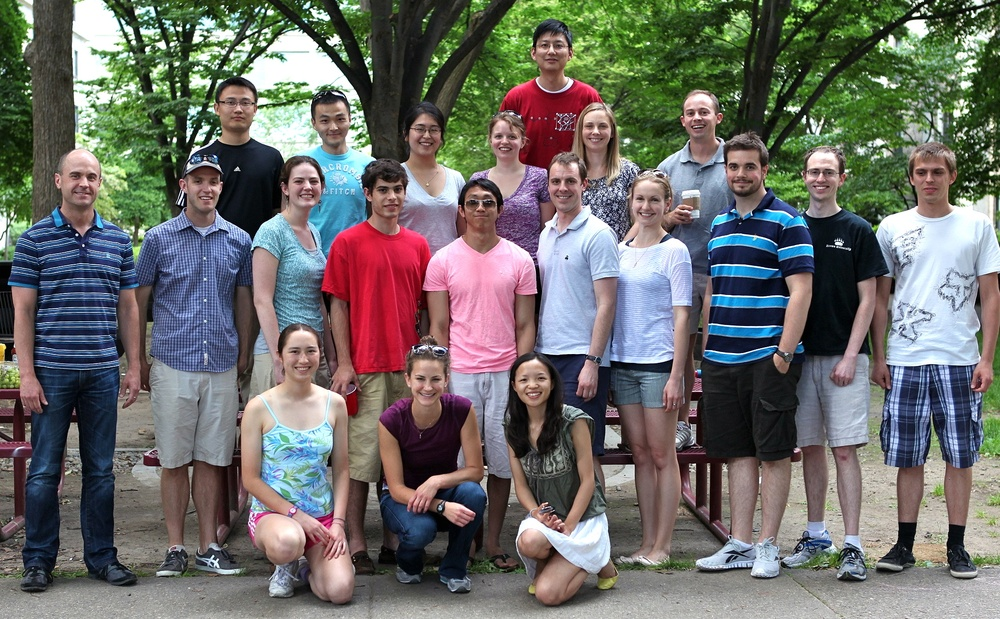
#> input picture face_detection/input_2.jpg, 1000 x 619 px, shrunk from 2064 x 1278 before the run
$ python face_detect.py input_2.jpg haarcascade_frontalface_default.xml   (Python 2 division)   (older library calls are emulated)
#> lines starting #> are read from the running program, lines starting #| are printed output that depends on the picture; after the words box and inside, x2 and y2 are one past the last pixel; in counts of white or black regions, pixels touching at a corner belong together
import sys, cv2, random, os

# get command-line arguments
imagePath = sys.argv[1]
cascadePath = sys.argv[2]

# create haar cascade
faceCascade = cv2.CascadeClassifier(cascadePath)

# read the image
image = cv2.imread(imagePath)
#> image is the input picture: shape (619, 1000, 3); mean B, G, R 104.6, 108.5, 108.9

# convert image to grayscale. lot of opencv operations are done in grayscale.
gray = cv2.cvtColor(image, cv2.COLOR_BGR2GRAY)
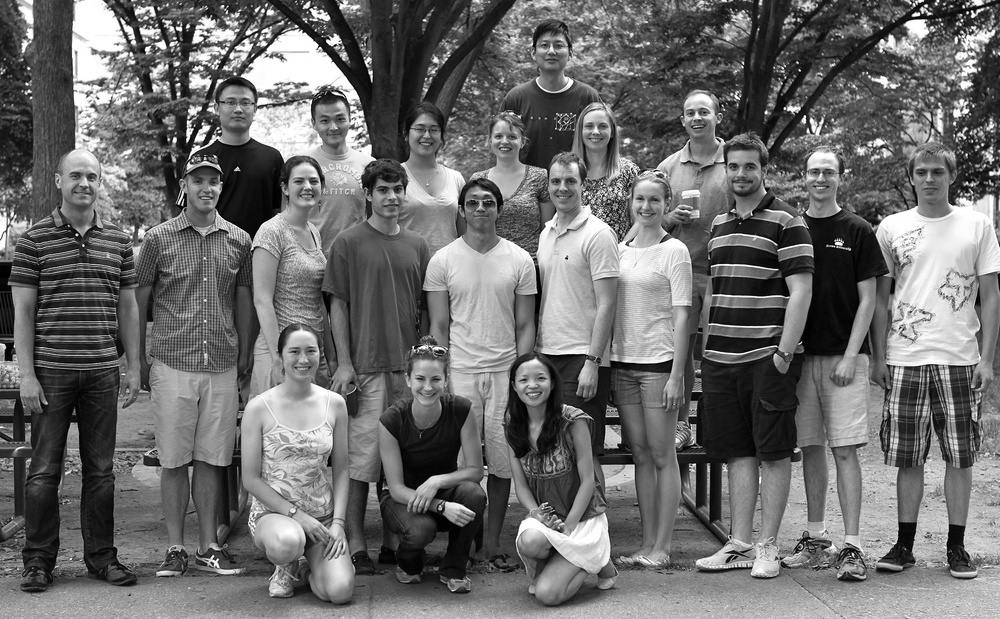
#> gray: shape (619, 1000); min 0, max 255, mean 108.2

# this is where the faces are being detected
# detectMultiScale detects objects. we're calling it on the faces cascade
# parameters:
# gray -> the grayscale of the input image object
# scaleFactor=1.1 -> compensates for different sized faces
# minNeighbors=5 -> how many objects are detected near current to declare face found
# minSize=(30,30) -> gives size of each window

faces = faceCascade.detectMultiScale(
	gray,
	scaleFactor=1.1,
	minNeighbors=5,
	minSize=(30,30),
	flags = cv2.cv.CV_HAAR_SCALE_IMAGE
)
#> faces = 20 rows, first 6: [532, 30, 40, 40], [676, 96, 42, 42], [577, 111, 40, 40], [404, 112, 43, 43], [486, 122, 38, 38], [716, 147, 51, 51]

# print faces -- you can try uncommenting this to see what faces is

print "Found %s faces!" % format(len(faces))
#| Found 20 faces!

# draw rectangle around detected faces
for (x, y, w, h) in faces:
	cv2.rectangle(image, (x,y), (x+w, y+h), (0, 255, 0), 2)
#> this loop made 20 passes
#> (x, y, w, h) on passes 1 to 12: (532, 30, 40, 40), (676, 96, 42, 42), (577, 111, 40, 40), (404, 112, 43, 43), (486, 122, 38, 38), (716, 147, 51, 51), (283, 163, 48, 48), (626, 183, 42, 42), (509, 360, 47, 47), (214, 85, 46, 46), (311, 104, 43, 43), (800, 157, 42, 42)
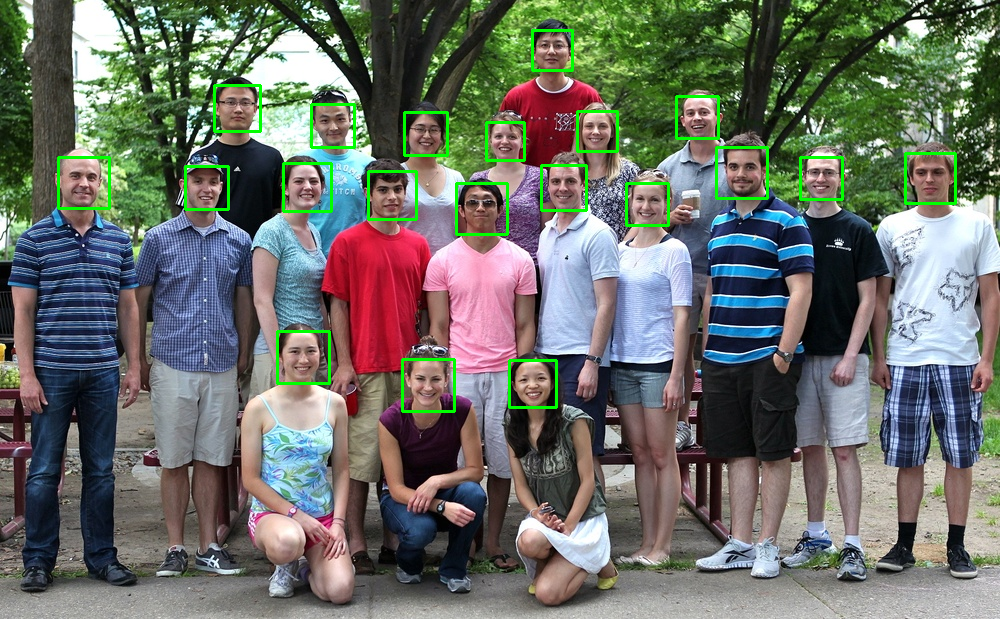
#> image: shape (619, 1000, 3); 1.76% of pixels changed, all inside (x1, y1, x2, y2) = (57, 29, 957, 413)

# get extension and filename
def getExt(filename):
	file_ext = os.path.splitext(filename)
	return file_ext

output_file_name_split = getExt(imagePath)
output_file_name = output_file_name_split[0] + "_faces" + output_file_name_split[1]

# export photo to outputs directory
cv2.imwrite(output_file_name, image)

# wait for user to press key
cv2.imshow('Faces', image)
cv2.waitKey(0)

$ run again, on face_detection/input_4.jpg
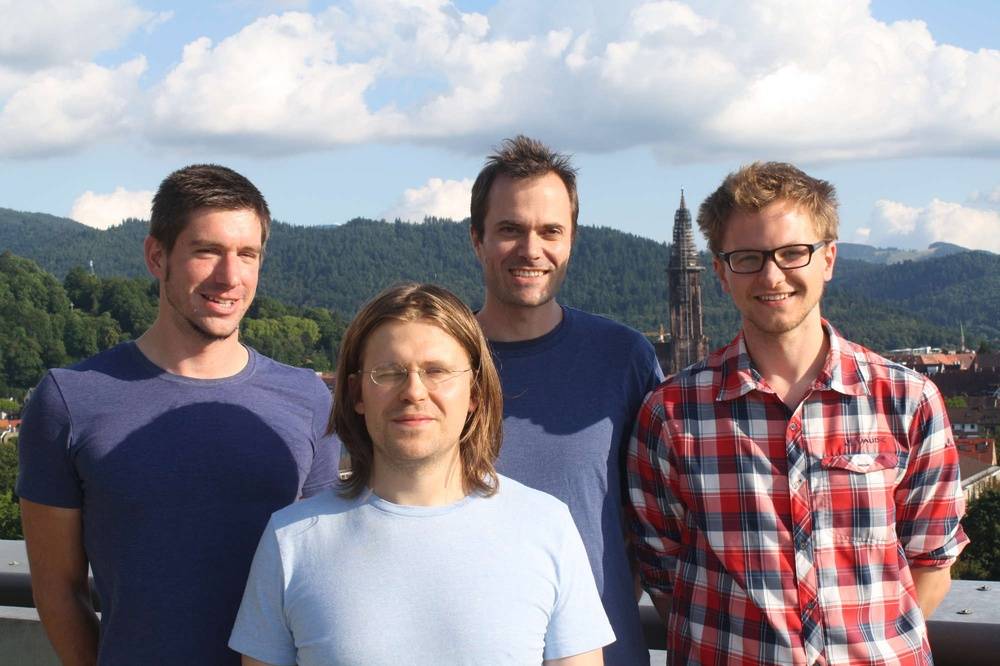
#> input picture face_detection/input_4.jpg, 1000 x 666 px, shrunk from 2000 x 1333 before the run
#> image is the input picture: shape (666, 1000, 3); mean B, G, R 144, 136.8, 142.4
#> `gray = cv2.cvtColor(image, cv2.COLOR_BGR2GRAY)`:
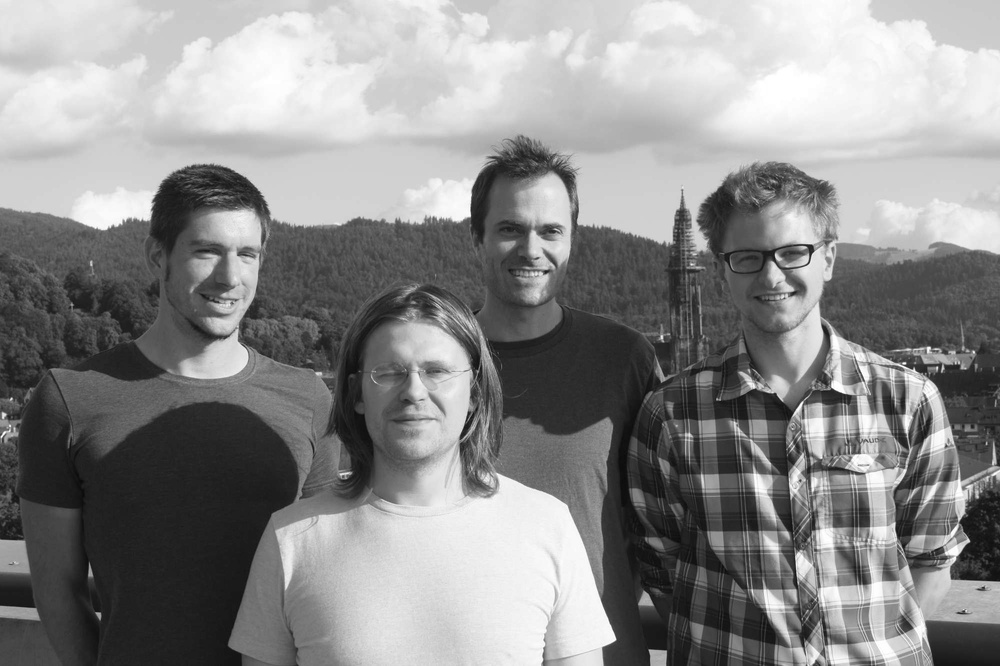
#> gray: shape (666, 1000); min 10, max 255, mean 139.3
#> faces = [[481, 193, 97, 97], [175, 212, 103, 103], [357, 325, 119, 119], [714, 208, 125, 125]]
#| Found 4 faces!
#> the loop `for (x, y, w, h) in faces:` made 4 passes
#> after the loop `for (x, y, w, h) in faces:`:
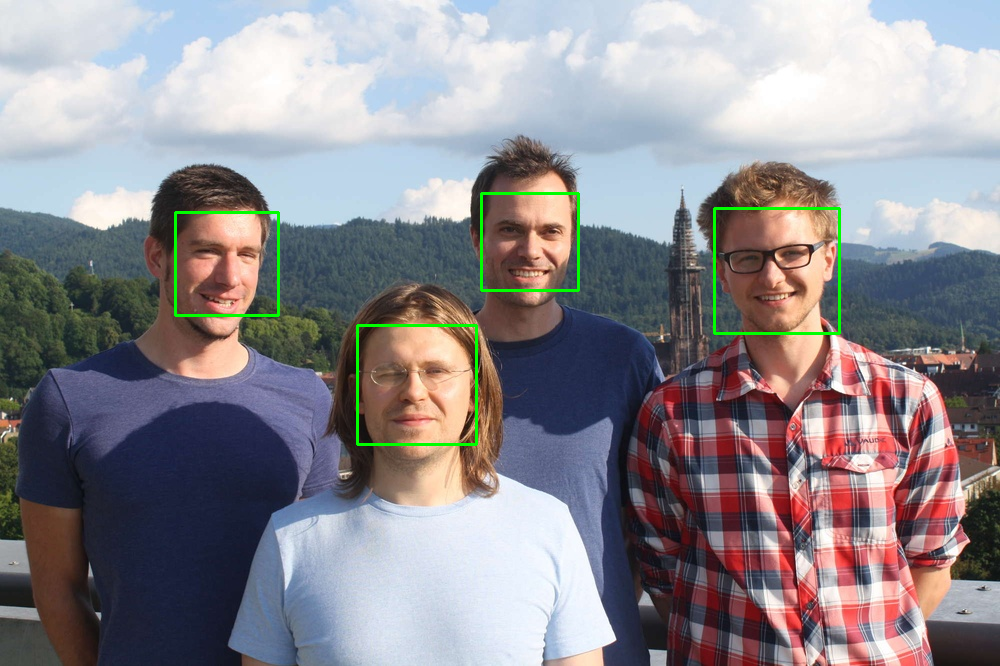
#> image: shape (666, 1000, 3); 0.8% of pixels changed, all inside (x1, y1, x2, y2) = (174, 192, 841, 446)

$ run again, on face_detection/input_3_faces.jpg
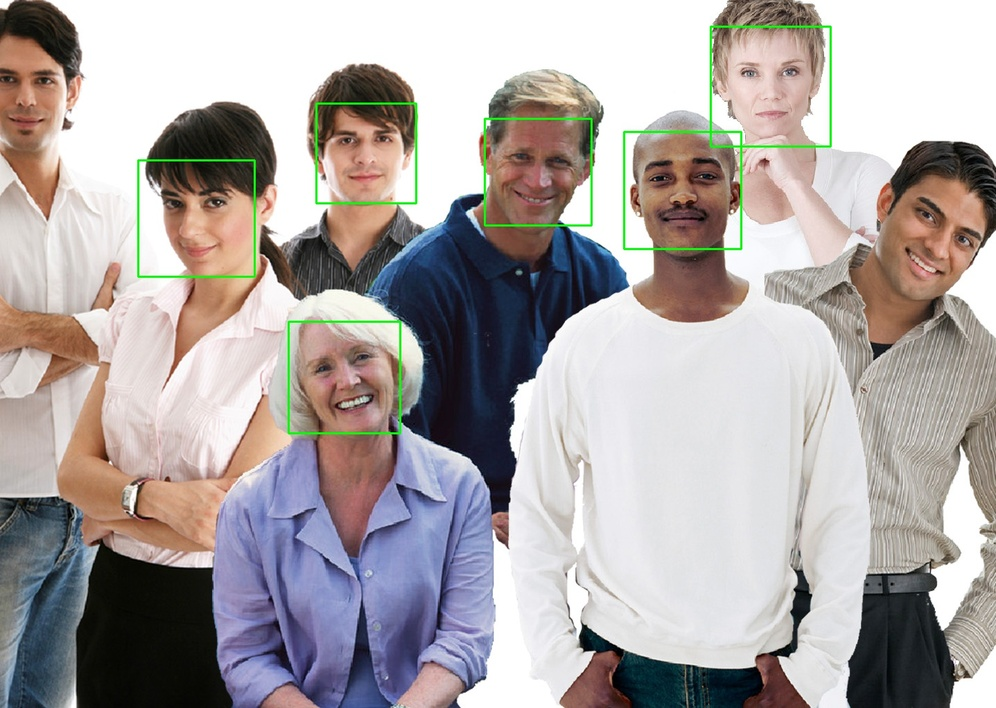
#> input picture face_detection/input_3_faces.jpg, 996 x 708 px, shrunk from 1437 x 1022 before the run
#> image is the input picture: shape (708, 996, 3); mean B, G, R 165.7, 166.6, 172.9
#> `gray = cv2.cvtColor(image, cv2.COLOR_BGR2GRAY)`:
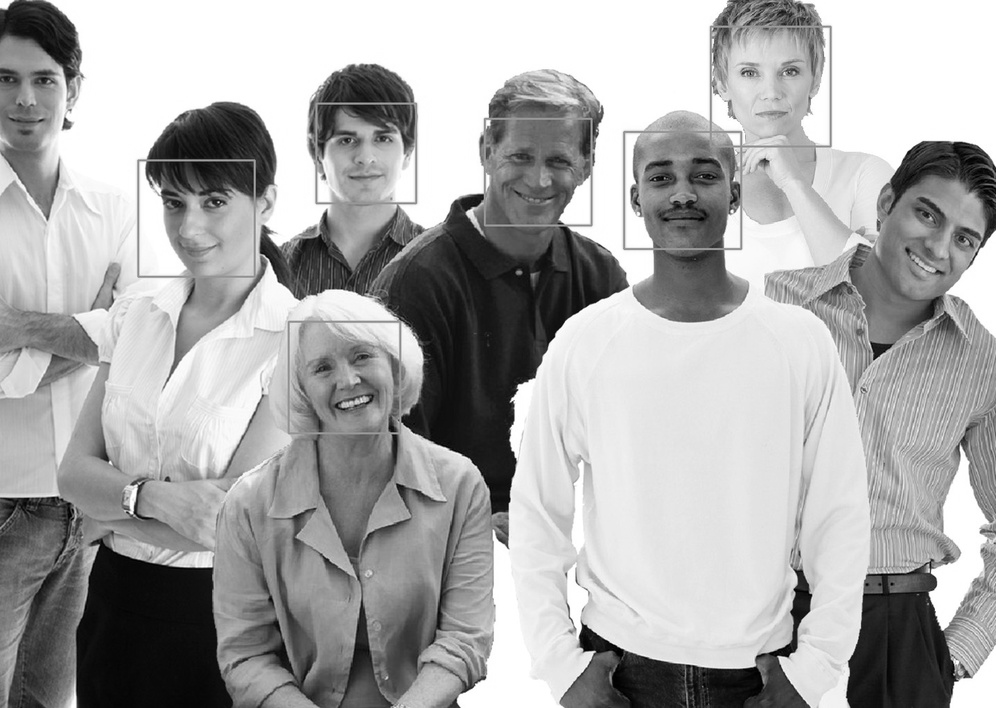
#> gray: shape (708, 996); min 0, max 255, mean 168.4
#> faces = [[133, 251, 66, 66], [710, 25, 121, 121], [319, 104, 96, 96], [489, 122, 99, 99], [625, 133, 115, 115], [288, 320, 110, 110]]
#| Found 6 faces!
#> the loop `for (x, y, w, h) in faces:` made 6 passes
#> after the loop `for (x, y, w, h) in faces:`:
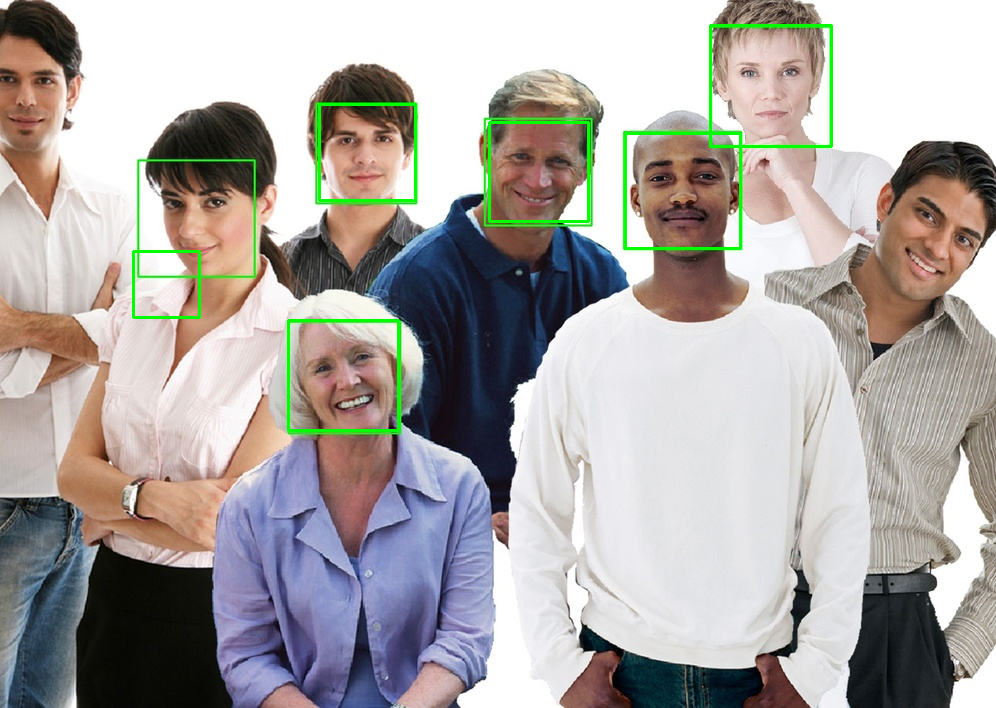
#> image: shape (708, 996, 3); 1.03% of pixels changed, all inside (x1, y1, x2, y2) = (132, 24, 833, 432)
